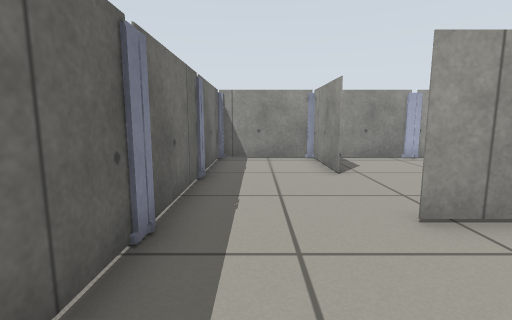
view 1 (above)

15 first-person views from a walk through a world built for the Gazebo simulator. The camera is 0.15 m above the floor, tilts 8° down and sees 85° across. The floor is counted in squares, 0.1 m on a side. Each view is taken from the middle of a square. On the plan, view 1 faces up. The plan holds only what a view shows up to about 14 squares ahead; the rest is blank.

view 2
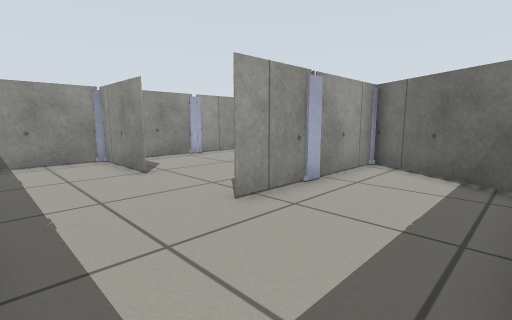

view 3
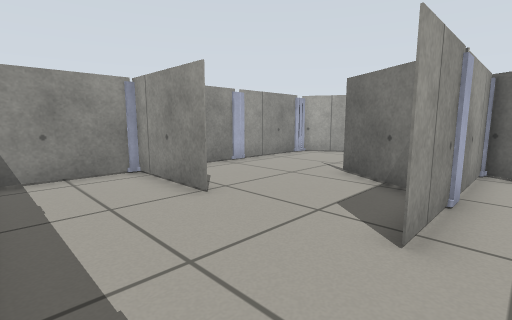

view 4
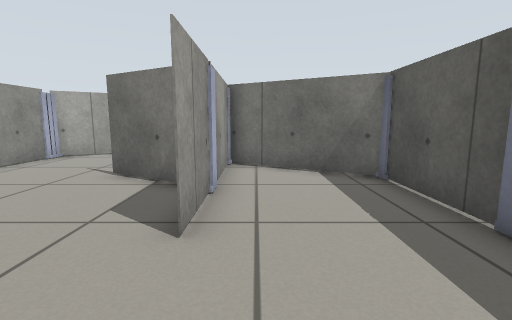

view 5
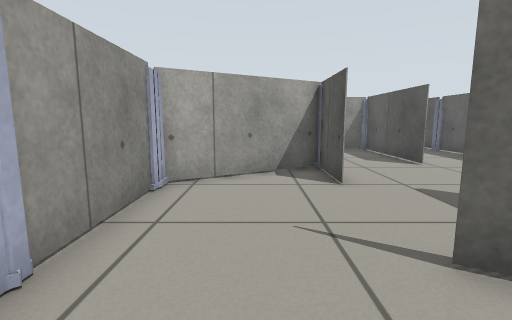

view 6
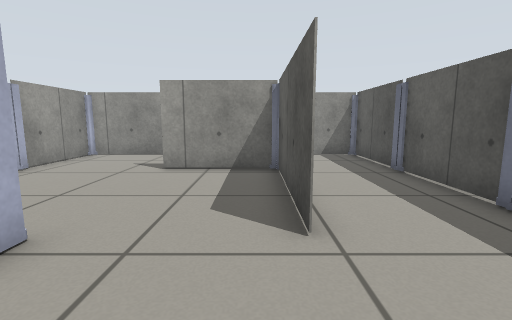

view 7
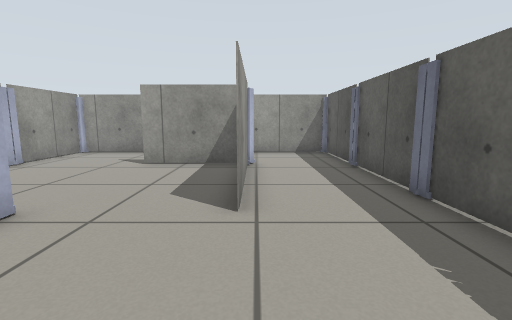

view 8
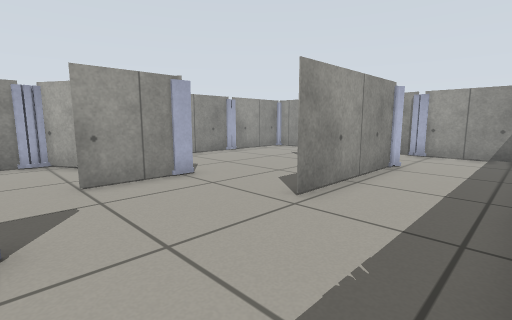

view 9
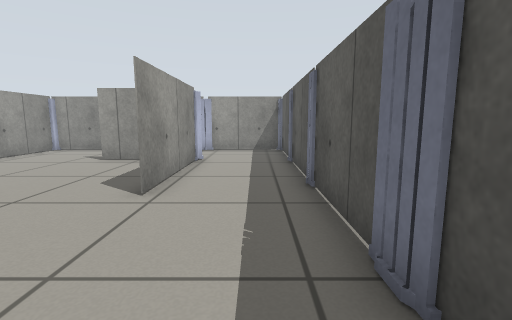

view 10
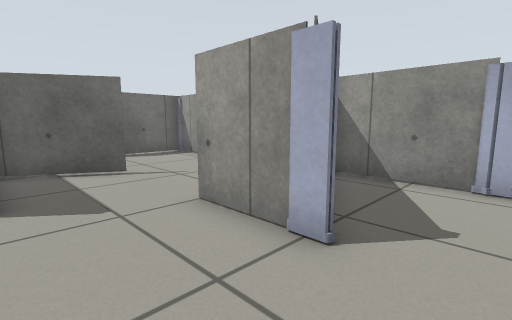

view 11
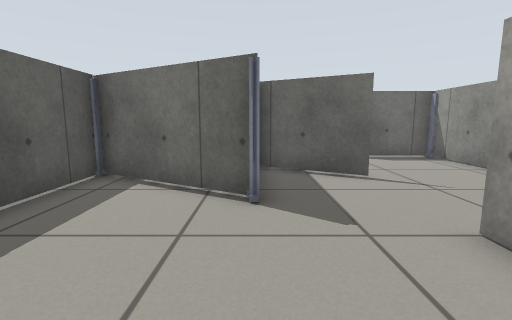

view 12
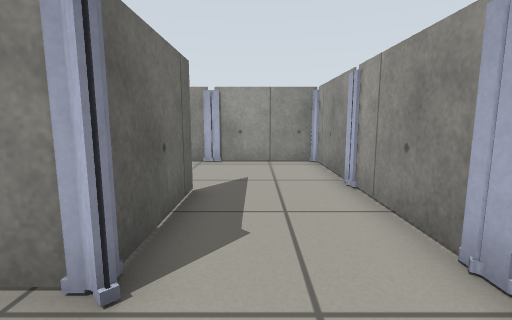

view 13
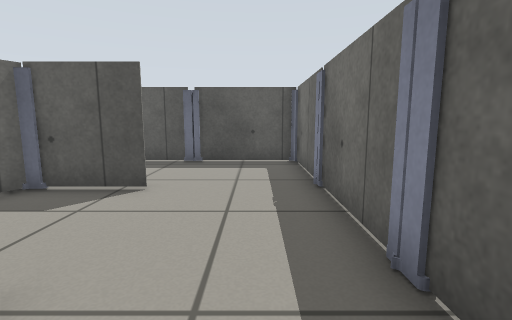

view 14
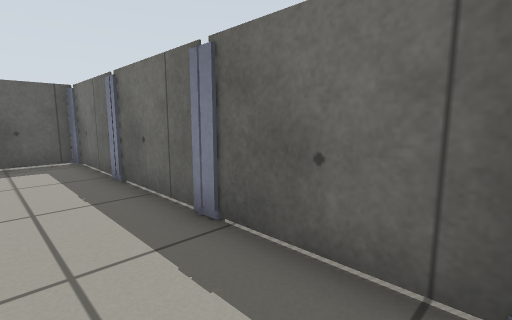

view 15
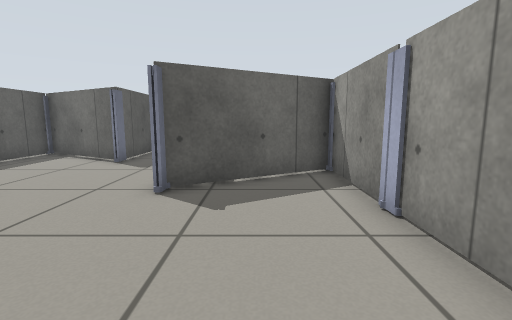

### Floor plan
Ten units are one square. View 1 is at (0, 0); x grows to the right and y downward. Boxes are objects, and circles mark ways between rooms. Rooms are numbered by the first view taken in them; rooms with no view inside come last. Other rooms are left out.
<svg viewBox="-20 -117 247 125">
<path fill="none" stroke="#000" d="M-15 -45 -15 3 70 3M62 3 87 -40 24 -40M23 -78 23 -112M24 -40 50 -40 67 -70M24 -112 24 -85M55 -112 -15 -112 -15 -45M134 -33 186 -33 134 -33M134 -69 104 -69M119 -70 134 -70M186 -70 186 -33 186 -69M88 -40 63 3M106 -112 130 -70M67 -70 50 -41M56 -40 91 -40M70 3 222 3 222 -112 110 -112M104 -70 119 -70M110 -112 55 -112M130 -70 106 -112"/>
<circle cx="5" cy="-40" r="3" fill="#2a7"/>
<circle cx="60" cy="-95" r="3" fill="#2a7"/>
<circle cx="85" cy="-70" r="3" fill="#2a7"/>
<text x="20" y="-20">1</text>
<text x="20" y="-70">2</text>
<text x="150" y="-50">3</text>
<text x="80" y="-90">4</text>
</svg>
Room 1 opens to room 2. Room 2 opens to room 4. Room 3 opens to room 4.

Where each view was taken, in squares from view 1:
view 1: 0 up, 0 right, facing up
view 2: 0 up, 1 left, facing up-right
view 3: 3 up, 1 left, facing up-right
view 4: 3 up, 1 left, facing right
view 5: 9 up, 4 right, facing right
view 6: 4 up, 10 right, facing right
view 7: 3 up, 9 right, facing right
view 8: 0 up, 9 right, facing up-right
view 9: 1 up, 8 right, facing right
view 10: 4 up, 15 right, facing up-left
view 11: 4 up, 14 right, facing left
view 12: 1 up, 20 right, facing up
view 13: 10 up, 0 right, facing down
view 14: 11 up, 1 right, facing down-left
view 15: 9 up, 19 right, facing left
